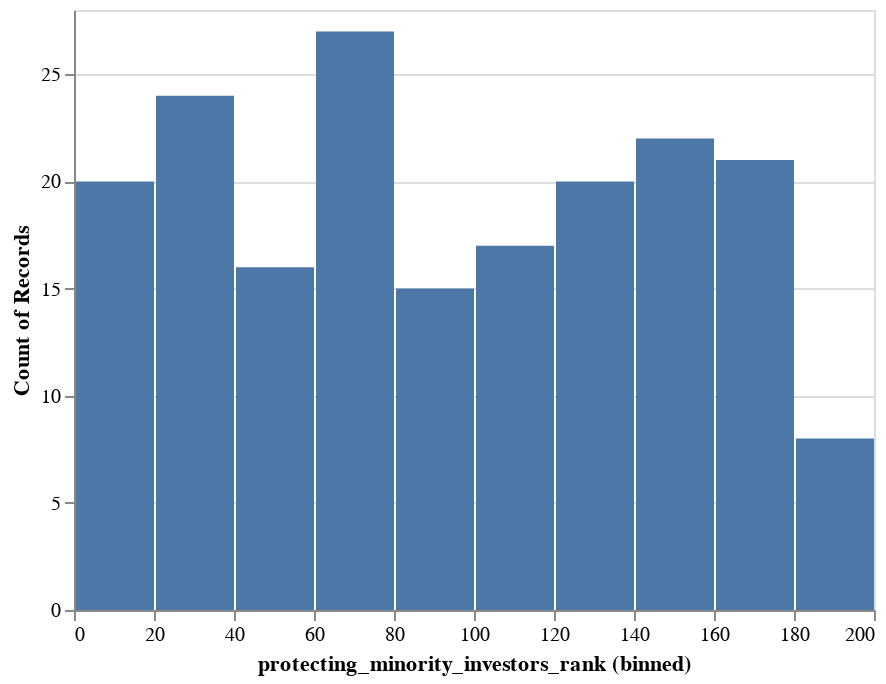

The notebook cell saved with this chart:
### Code cell
c = Chart(wd) # make a chart
m = c.mark_bar() # set the mark -- returns a new Chart
e = m.encode(X('protecting_minority_investors_rank',bin=True),y='count()') # set the encoding
e.display()

### Figure 1 — Vega-Lite specification as saved in the notebook (floating-point values rounded to 4 significant figures; data arrays with more than 128 entries replaced by an {"elided": "..."} marker saying what was removed)
{"config": {"view": {"continuousWidth": 400, "continuousHeight": 300}}, "data": {"name": "data-942b85616e1133abb098431a9b112ff8"}, "mark": "bar", "encoding": {"x": {"type": "quantitative", "bin": true, "field": "protecting_minority_investors_rank"}, "y": {"type": "quantitative", "aggregate": "count"}}, "$schema": "https://vega.github.io/schema/vega-lite/v4.8.1.json", "datasets": {"data-942b85616e1133abb098431a9b112ff8": {"elided": "191 records"}}}
